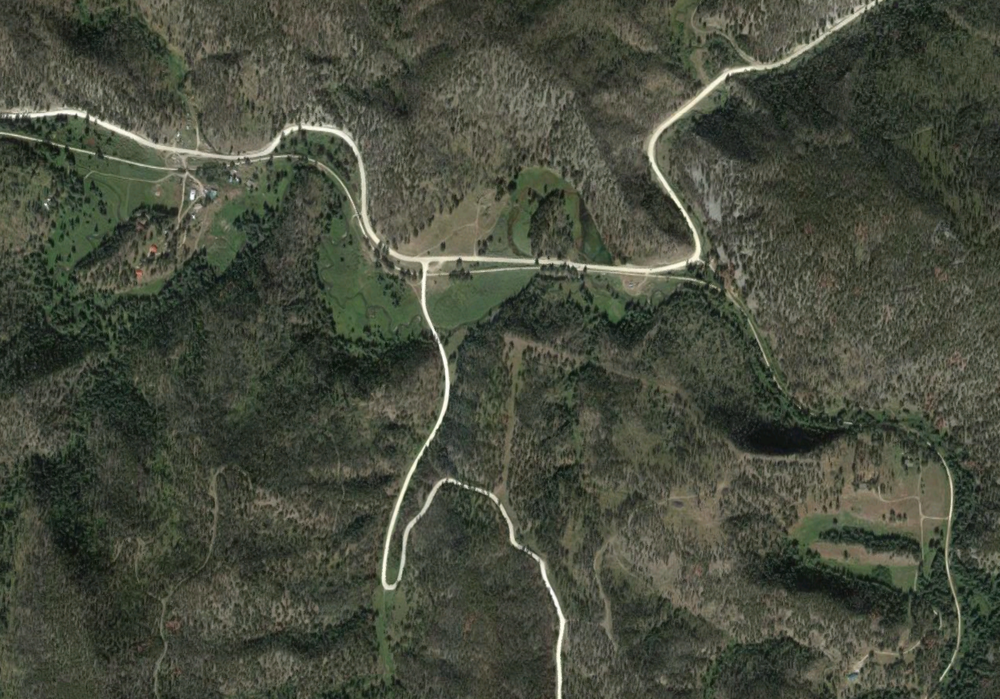
%> input picture hardImg.png, 1000 x 699 px, shrunk from 1280 x 895 before the run
$ octave --eval "result = basicSegmentation('hardImg.png');"   (GNU Octave 9; MATLAB toolbox functions it lacks are replaced by stand-ins)
%> lines starting %> are read from the running program, lines starting %| are printed output that depends on the picture; in (x1, y1, x2, y2) boxes, pixels count from 0 and x2, y2 are one past the last pixel; in counts of white or black regions, pixels touching at a corner belong together; the program's own positions count from 1
function [ Comps ] = basicSegmentation( imageFile )
%> called with imageFile = 'hardImg.png'
% Basic segmentation method which does not sharpen or
% blur image. It finds the edges, dilates, and removes
% small components.

%Read in file, convert to grayscale
J = imread(imageFile);
%> J is the input picture: size 699x1000x3 uint8; mean R, G, B 70.8, 75.1, 60.9
I = rgb2gray(J);
I = imcomplement(I);
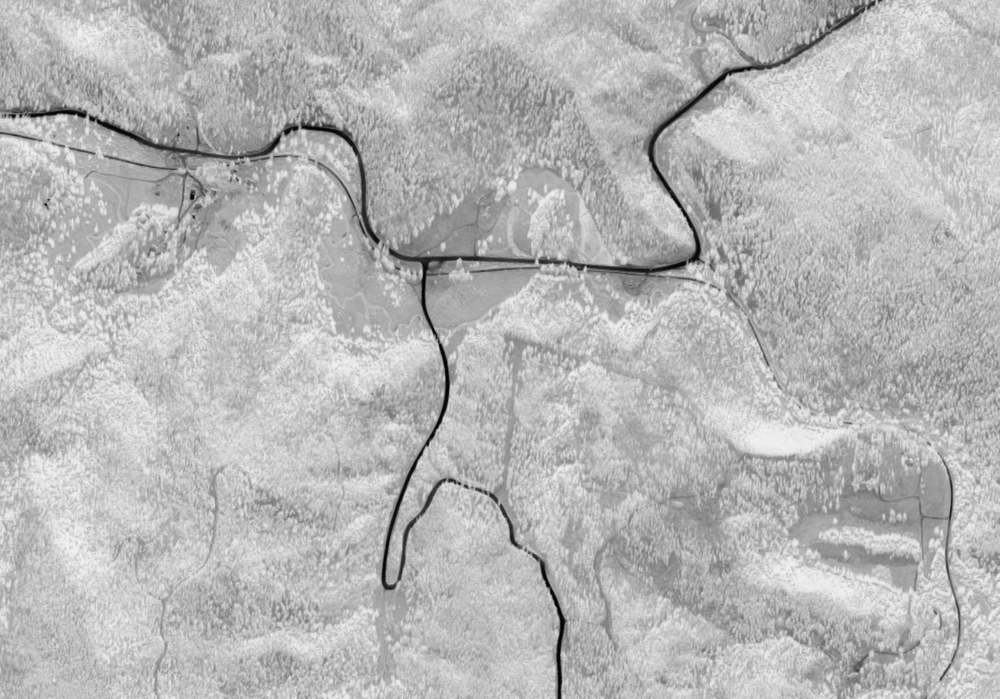
%> I: size 699x1000 uint8; min 0, max 246, mean 182.8
[x,y] = size(I); %%I just took this from the color code to get it to run (Kelsey)
%> x = 699; y = 1000

%Get edges, and thicken
BWThin = edge(I,'Canny');
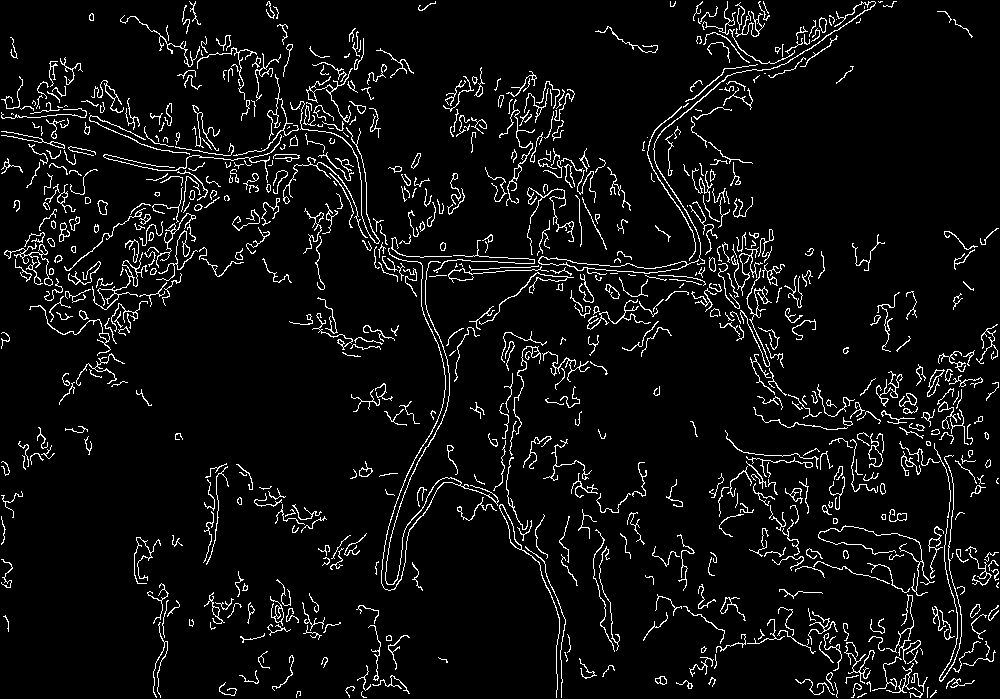
%> BWThin: size 699x1000 logical; 5.9% white in thin lines or dots
se90 = strel('line', 3, 90);
se0 = strel('line', 3, 0);
BWsdilThin = imdilate(BWThin, [se90 se0]);
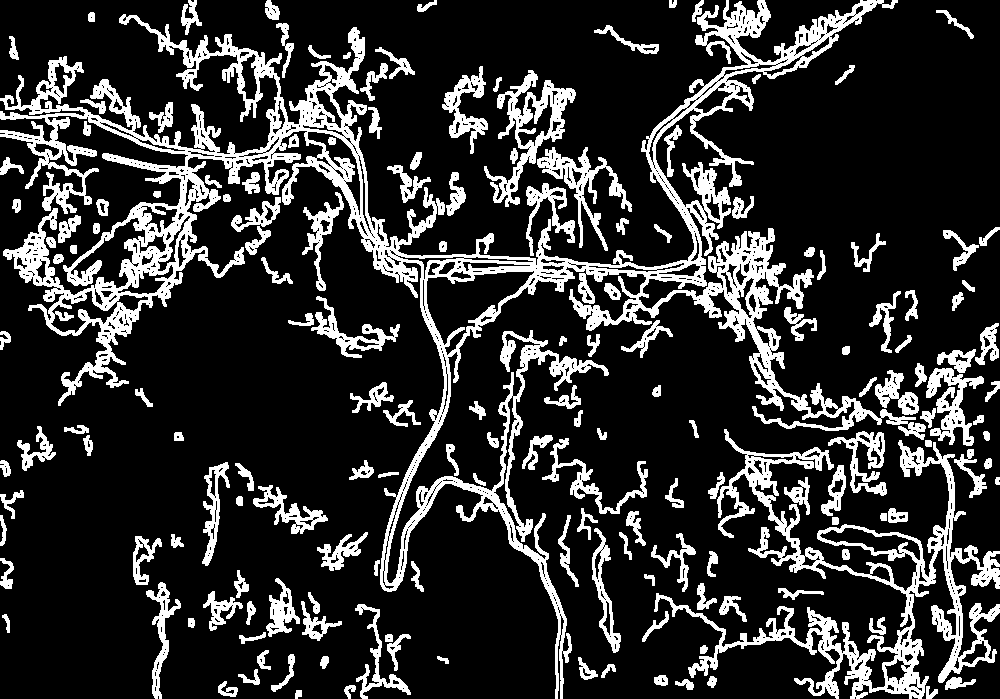
%> BWsdilThin: size 699x1000 logical; 19.1% white; 171 white regions, largest, box (x1, y1, x2, y2) and area: (0, 0, 926, 699) 65928, (654, 429, 1000, 699) 17025, (484, 70, 576, 207) 3270
blank = ~BWsdilThin;

%remove any small pieces
blank = bwareaopen(imfill(blank,'holes'),floor(x*y/100));
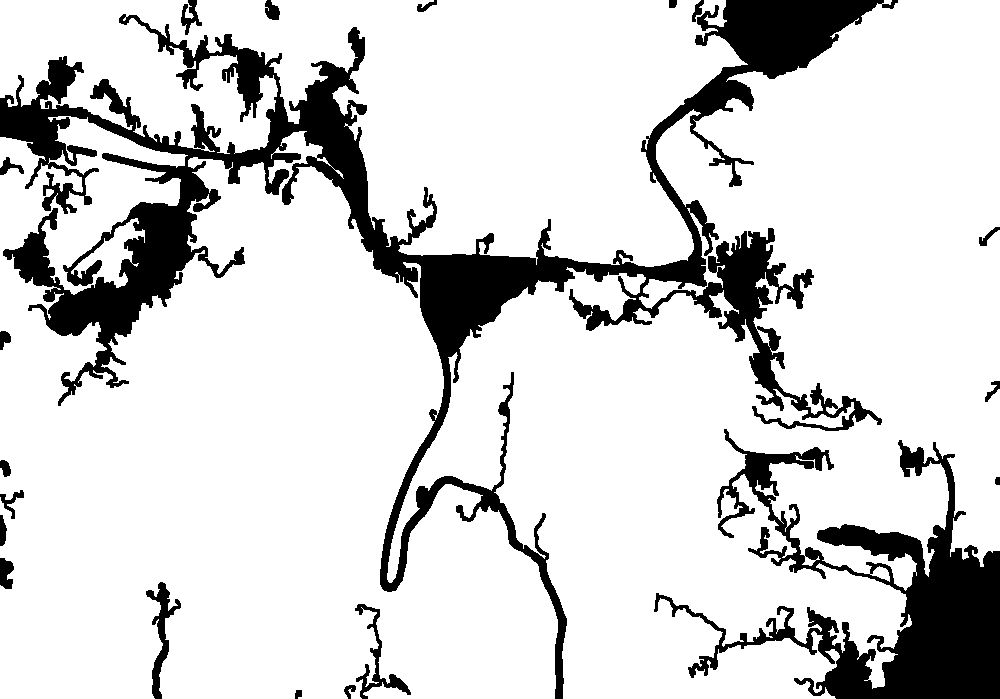
%> blank: size 699x1000 logical; 83.5% white; 20 black regions, largest, box (x1, y1, x2, y2) and area: (0, 0, 898, 699) 82011, (654, 429, 1000, 699) 28463, (146, 582, 181, 699) 1148

%get components
CCThin = bwconncomp(blank);
%> CCThin = 3 connected components
labeledThin = labelmatrix(CCThin);
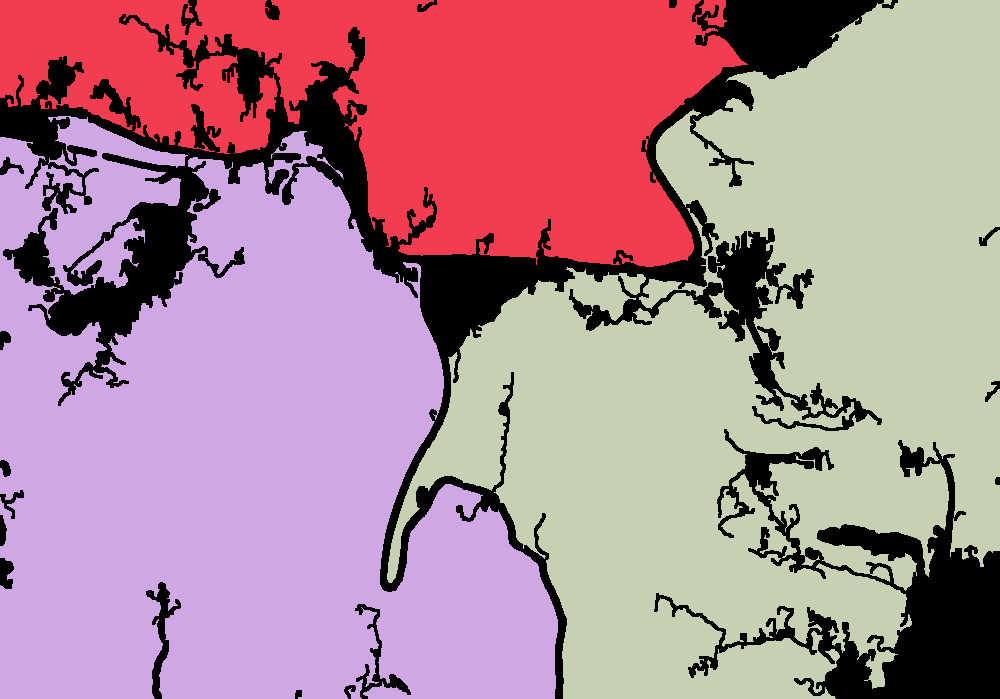
%> labeledThin: size 699x1000 uint8; 4 distinct labels, from 0 to 3; one colour per label, 0 black
RGB_labelThin = label2rgb(labeledThin, 'jet', 'w', 'shuffle');
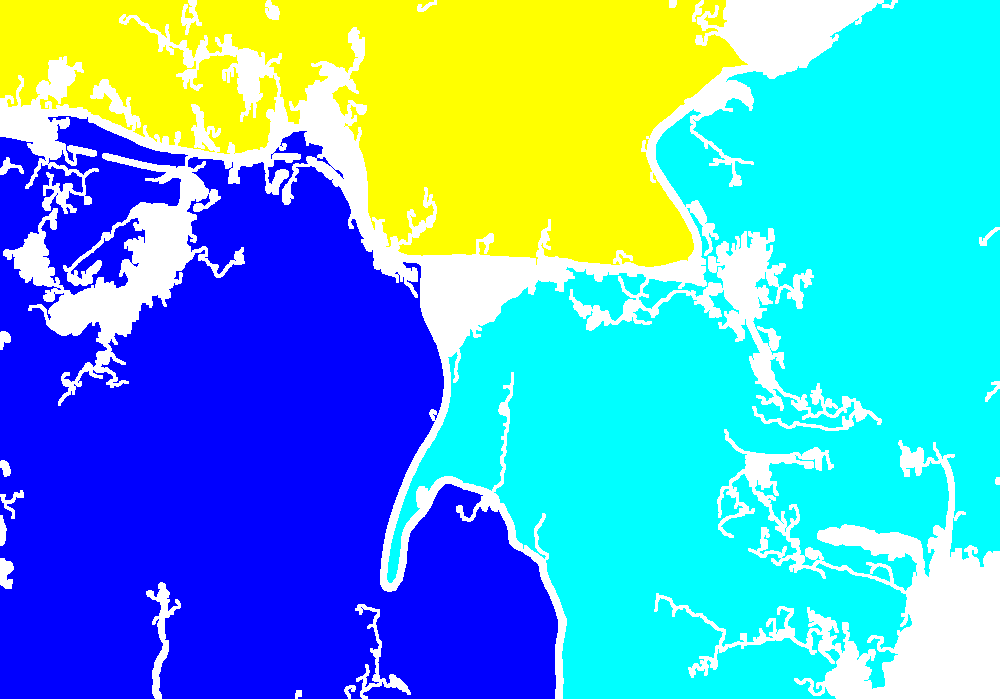
%> RGB_labelThin: size 699x1000x3 uint8; mean R, G, B 84.7, 173.5, 212.3

imshowpair(J,RGB_labelThin, 'montage')
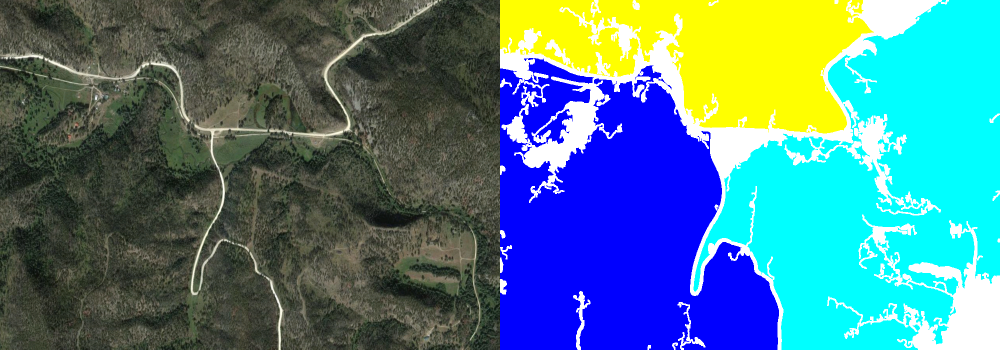
%> displayed picture: size 699x2000x3, on the screen's scale of 0 to 255 (shown at 1/2 size); mean R, G, B 77, 123.6, 135.8


Comps = CCThin;
%> Comps = 3 connected components

end

$ run again, on 1004.png
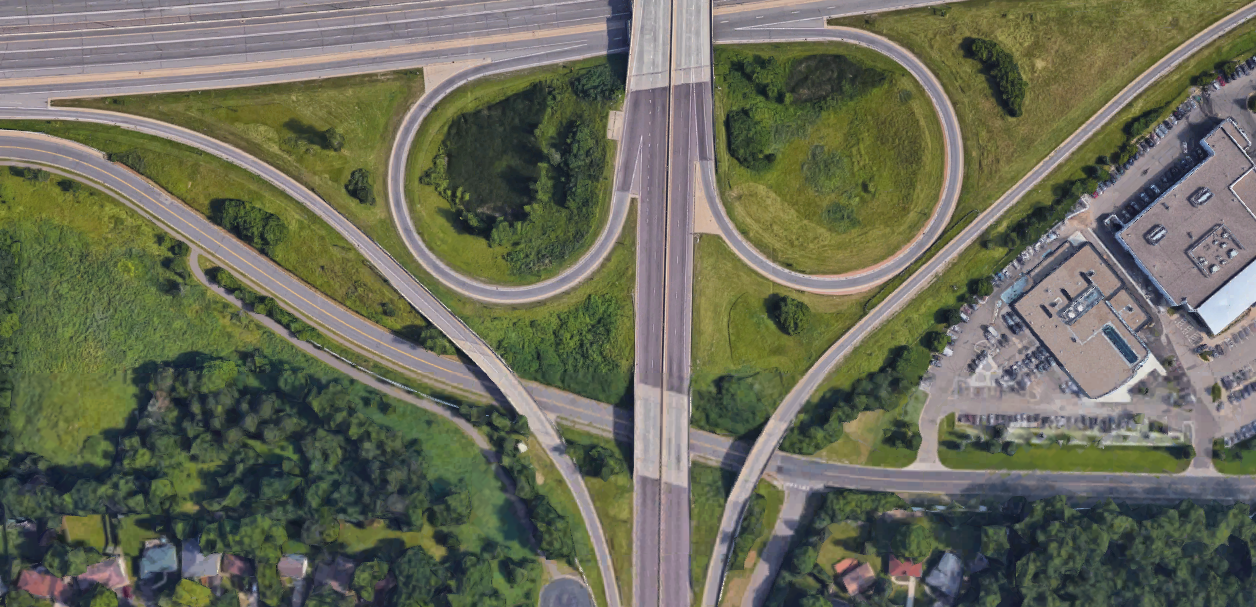
%> input picture 1004.png, 1256 x 607 px
%> in basicSegmentation, J is the input picture: size 607x1256x3 uint8; mean R, G, B 105.2, 107.3, 89.5
%> in basicSegmentation, `BWThin = edge(I,'Canny');`:
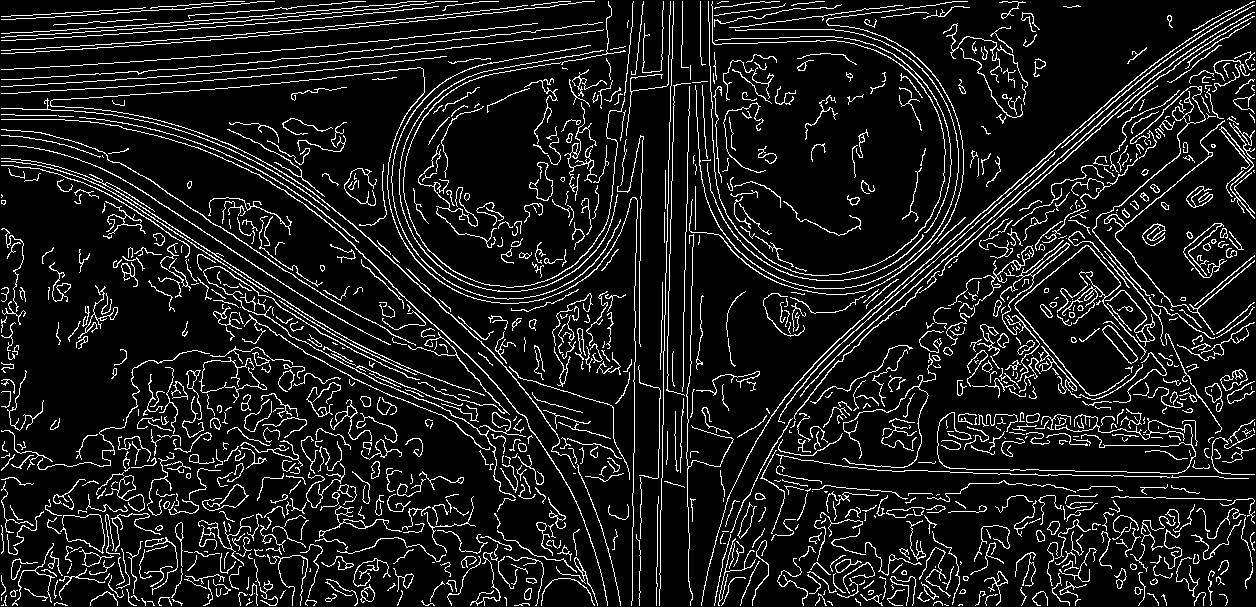
%> BWThin: size 607x1256 logical; 10.7% white in thin lines or dots
%> BWsdilThin: size 607x1256 logical; 34.3% white; 121 white regions, largest, box (x1, y1, x2, y2) and area: (0, 0, 1256, 607) 202361, (417, 68, 610, 251) 7697, (1046, 483, 1256, 607) 7484
%> CCThin = 13 connected components
%> labeledThin: size 607x1256 uint8; 14 distinct labels, from 0 to 13
%> in basicSegmentation, `imshowpair(J,RGB_labelThin, 'montage')`:
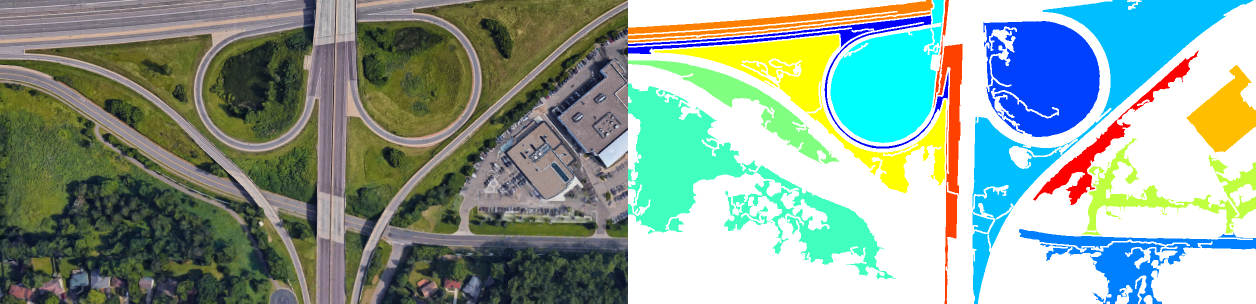
%> displayed picture: size 607x2512x3, on the screen's scale of 0 to 255 (shown at 1/2 size); mean R, G, B 139.4, 162.1, 149.8
